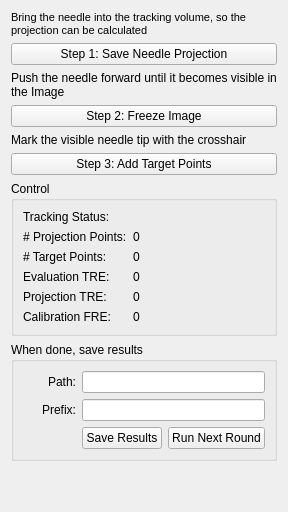
         <widget class="QWidget" name="m_PointBasedEval">
          <attribute name="title">
           <string>Point Based Evaluation</string>
          </attribute>
          <layout class="QGridLayout" name="gridLayout_10">
           <item row="0" column="0">
            <widget class="QLabel" name="label_7">
             <property name="text">
              <string>&lt;!DOCTYPE HTML PUBLIC &quot;-//W3C//DTD HTML 4.0//EN&quot; &quot;http://www.w3.org/TR/REC-html40/strict.dtd&quot;&gt;
&lt;html&gt;&lt;head&gt;&lt;meta name=&quot;qrichtext&quot; content=&quot;1&quot; /&gt;&lt;style type=&quot;text/css&quot;&gt;
p, li { white-space: pre-wrap; }
&lt;/style&gt;&lt;/head&gt;&lt;body style=&quot; font-family:'MS Shell Dlg 2'; font-size:8.25pt; font-weight:400; font-style:normal;&quot;&gt;
&lt;p style=&quot; margin-top:0px; margin-bottom:0px; margin-left:0px; margin-right:0px; -qt-block-indent:0; text-indent:0px;&quot;&gt;&lt;span style=&quot; font-size:8pt;&quot;&gt;Bring the needle into the tracking volume, so the projection can be calculated&lt;/span&gt;&lt;/p&gt;&lt;/body&gt;&lt;/html&gt;</string>
             </property>
             <property name="wordWrap">
              <bool>true</bool>
             </property>
            </widget>
           </item>
           <item row="1" column="0">
            <widget class="QPushButton" name="m_EvalBtnStep1">
             <property name="text">
              <string>Step 1: Save Needle Projection</string>
             </property>
            </widget>
           </item>
           <item row="2" column="0">
            <widget class="QLabel" name="label_8">
             <property name="text">
              <string>Push the needle forward until it becomes visible in the Image</string>
             </property>
             <property name="wordWrap">
              <bool>true</bool>
             </property>
            </widget>
           </item>
           <item row="3" column="0">
            <widget class="QPushButton" name="m_EvalBtnStep2">
             <property name="text">
              <string>Step 2: Freeze Image</string>
             </property>
            </widget>
           </item>
           <item row="4" column="0">
            <widget class="QLabel" name="label_9">
             <property name="text">
              <string>Mark the visible needle tip with the crosshair</string>
             </property>
            </widget>
           </item>
           <item row="5" column="0">
            <widget class="QPushButton" name="m_EvalBtnStep3">
             <property name="text">
              <string>Step 3: Add Target Points</string>
             </property>
            </widget>
           </item>
           <item row="7" column="0">
            <widget class="QGroupBox" name="groupBox">
             <property name="title">
              <string>When done, save results</string>
             </property>
             <layout class="QGridLayout" name="gridLayout_2">
              <item row="2" column="2">
               <widget class="QPushButton" name="m_BtnReset">
                <property name="text">
                 <string>Run Next Round</string>
                </property>
               </widget>
              </item>
              <item row="0" column="1" colspan="2">
               <widget class="QLineEdit" name="m_EvalFilePath"/>
              </item>
              <item row="1" column="0">
               <widget class="QLabel" name="label_11">
                <property name="text">
                 <string>Prefix:</string>
                </property>
                <property name="alignment">
                 <set>Qt::AlignRight|Qt::AlignTrailing|Qt::AlignVCenter</set>
                </property>
               </widget>
              </item>
              <item row="2" column="1">
               <widget class="QPushButton" name="m_EvalBtnSave">
                <property name="text">
                 <string>Save Results</string>
                </property>
               </widget>
              </item>
              <item row="0" column="0">
               <widget class="QLabel" name="label_10">
                <property name="text">
                 <string>Path:</string>
                </property>
                <property name="alignment">
                 <set>Qt::AlignRight|Qt::AlignTrailing|Qt::AlignVCenter</set>
                </property>
               </widget>
              </item>
              <item row="1" column="1" colspan="2">
               <widget class="QLineEdit" name="m_EvalFilePrefix"/>
              </item>
             </layout>
            </widget>
           </item>
           <item row="6" column="0">
            <widget class="QGroupBox" name="groupBox_2">
             <property name="title">
              <string>Control</string>
             </property>
             <layout class="QFormLayout" name="formLayout">
              <property name="fieldGrowthPolicy">
               <enum>QFormLayout::AllNonFixedFieldsGrow</enum>
              </property>
              <item row="0" column="0">
               <widget class="QLabel" name="label_13">
                <property name="text">
                 <string>Tracking Status:</string>
                </property>
               </widget>
              </item>
              <item row="0" column="1">
               <widget class="QmitkToolTrackingStatusWidget" name="m_EvalTrackingStatus" native="true"/>
              </item>
              <item row="1" column="0">
               <widget class="QLabel" name="label_14">
                <property name="text">
                 <string># Projection Points:</string>
                </property>
               </widget>
              </item>
              <item row="2" column="0">
               <widget class="QLabel" name="label_12">
                <property name="text">
                 <string># Target Points:</string>
                </property>
               </widget>
              </item>
              <item row="2" column="1">
               <widget class="QLabel" name="m_EvalLblNumTargetPoints">
                <property name="text">
                 <string>0</string>
                </property>
               </widget>
              </item>
              <item row="4" column="0">
               <widget class="QLabel" name="label_15">
                <property name="text">
                 <string>Evaluation TRE:</string>
                </property>
               </widget>
              </item>
              <item row="4" column="1">
               <widget class="QLabel" name="m_EvalLblEvaluationFRE">
                <property name="text">
                 <string>0</string>
                </property>
               </widget>
              </item>
              <item row="5" column="0">
               <widget class="QLabel" name="label_17">
                <property name="text">
                 <string>Projection TRE:</string>
                </property>
               </widget>
              </item>
              <item row="5" column="1">
               <widget class="QLabel" name="m_EvalLblProjectionFRE">
                <property name="text">
                 <string>0</string>
                </property>
               </widget>
              </item>
              <item row="6" column="0">
               <widget class="QLabel" name="label_3">
                <property name="text">
                 <string>Calibration FRE:</string>
                </property>
               </widget>
              </item>
              <item row="1" column="1">
               <widget class="QLabel" name="m_EvalLblNumProjectionPoints">
                <property name="text">
                 <string>0</string>
                </property>
               </widget>
              </item>
              <item row="6" column="1">
               <widget class="QLabel" name="m_EvalLblCalibrationFRE">
                <property name="text">
                 <string>0</string>
                </property>
               </widget>
              </item>
             </layout>
            </widget>
           </item>
           <item row="8" column="0">
            <spacer name="verticalSpacer_4">
             <property name="orientation">
              <enum>Qt::Vertical</enum>
             </property>
             <property name="sizeHint" stdset="0">
              <size>
               <width>20</width>
               <height>40</height>
              </size>
             </property>
            </spacer>
           </item>
          </layout>
         </widget>
